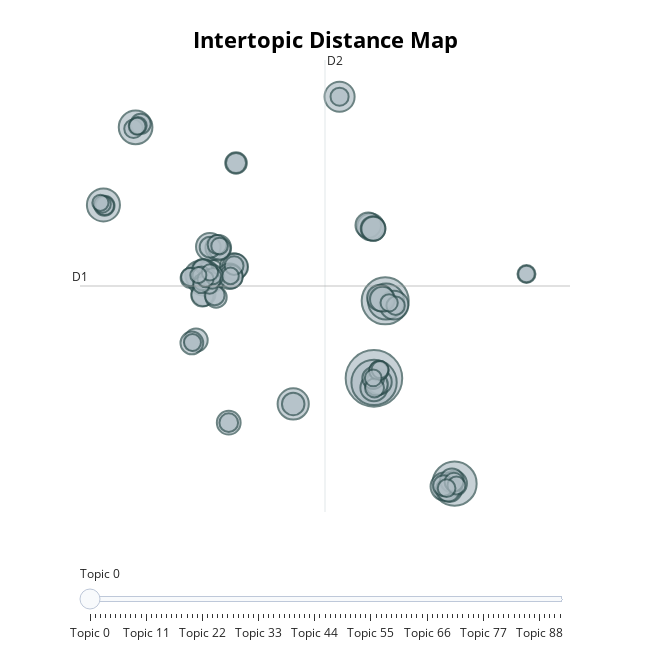

The cell this chart's notebook holds for it:
### Markdown cell above
# Visualizar

### Code cell
model.visualize_topics()
